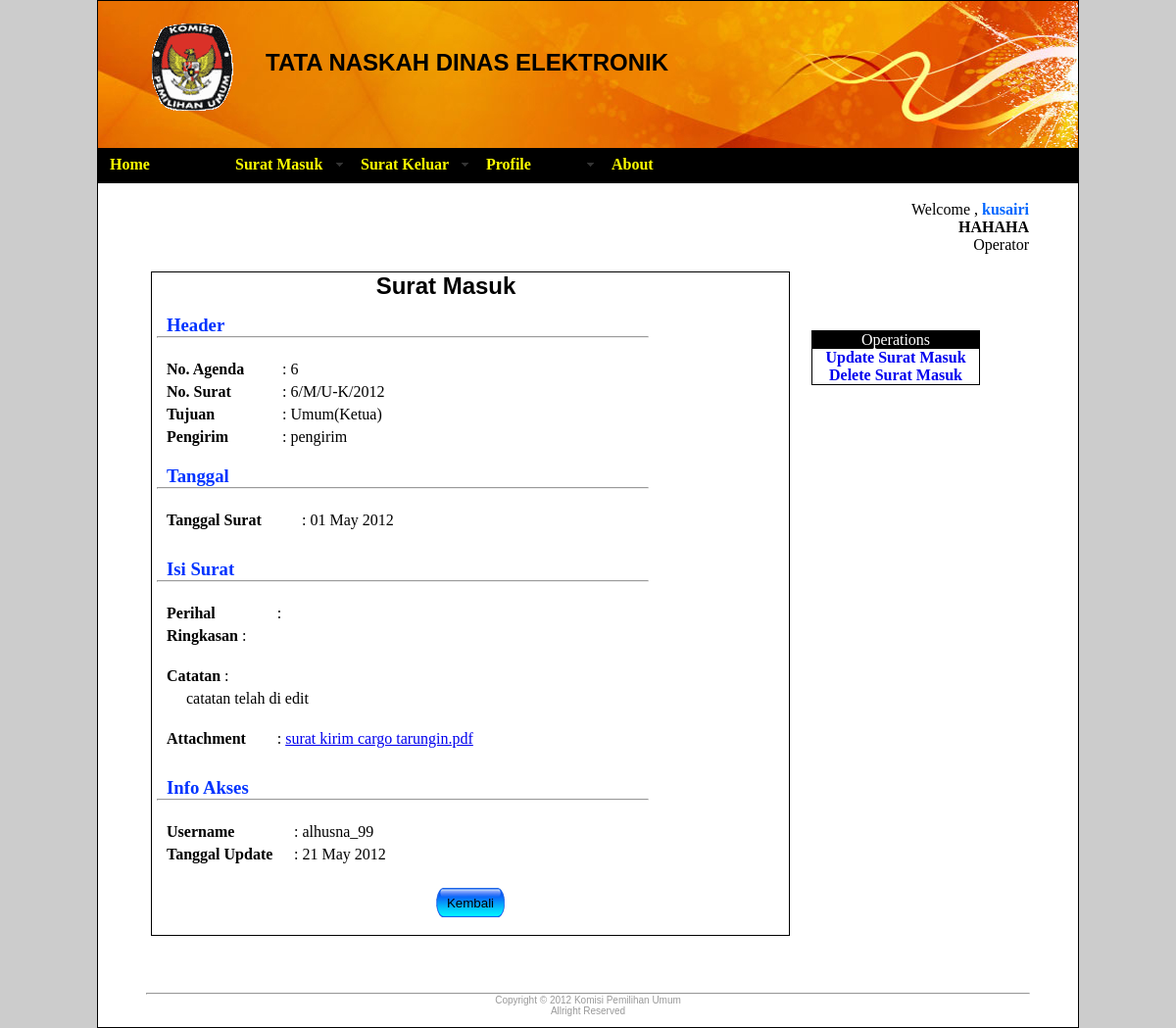
The app's page /index.php?link=surat_masuk/detailsuratmasuk&id=6 (signed in) with its own data.
### tables this page shows
CREATE TABLE IF NOT EXISTS `surat_masuk` (
  `no_agenda_sm` int(11) NOT NULL auto_increment,
  `no_surat_masuk` varchar(45) default NULL,
  `tgl_surat` date default NULL,
  `perihal` varchar(45) default NULL,
  `tujuan` varchar(45) default NULL,
  `pengirim` varchar(45) default NULL,
  `status` varchar(45) default NULL,
  `sifat` varchar(45) default NULL,
  `ringkasan` varchar(300) default NULL,
  `lampiran` varchar(45) default NULL,
  `attachment` varchar(100) default NULL,
  `catatan` varchar(200) default NULL,
  `id_user` varchar(45) default NULL,
  `tgl_update` varchar(45) default NULL,
  `otoritas` varchar(45) default NULL,
  `tgl_persetujuan` datetime default NULL,
  `ip_address` varchar(45) NOT NULL,
  `flag` varchar(1) NOT NULL,
  PRIMARY KEY  (`no_agenda_sm`)
);

### surat_masuk/detailsuratmasuk.php (the view, shortened to what this page needs)
<div class="marginLeft">
<?php
	$id = $_GET['id'];
?>
<div id="Panelright" style="width:170px; border-style:solid; border-width:thin;text-align:center; float:right; margin-right:100px; margin-top:60px" align="center">
<div style="background-color:#000; color:#FFF;">Operations</div>
<div id="pilihan"><a href=<?php echo "index.php?link=surat_masuk/updatesuratmasuk&id=$id" ?>>Update Surat Masuk</a></div>
<div id="pilihan"><a href="javascript:confirmDelSm('delSm.page')">Delete Surat Masuk</a></div>
</div>
<div id="kotak" style="border:solid; width:650px;margin-left:30px; border-width:1px;">
<?php
	$id = $_GET['id'];
	$sql = mysqli_query($conn," select * from surat_masuk where no_agenda_sm = $id and flag = 1");
	$row = mysqli_fetch_array($sql);
?>
<div id="head" style="float:right; margin-right:50px; ">
        <p><h2> Surat Masuk </h2></p>
<table width="600" border="0" cellspacing="5" cellpadding="0" style="margin-top:10px;margin-bottom:10px;text-indent:10px;">
        <tr>
          <td colspan="2"><h3 style="color:#03F">Header</h3><hr width="500"><br></td>
        </tr>
        <tr>
          <td width="113"><strong>No. Agenda</strong></td>
          <td width="472">: <?php echo $row['no_agenda_sm']; ?>
          </td>
        </tr>
        <tr>
          <td><strong>No. Surat</strong></td>
          <td>: <?php echo $row['no_surat_masuk']; ?>
          </td>
        </tr>
        <tr>
          <td><strong>Tujuan</strong></td>
          <td>: <?php echo $row['tujuan']; ?></td>
        </tr>
        <tr>
          <td><strong>Pengirim</strong></td>
          <td>: <?php echo $row['pengirim']; ?></td>
        </tr>
    </table>
    </div>
    <div id="tanggal" style="clear:both;margin-right:60px;">
      <table width="600" border="0" cellspacing="5" cellpadding="" style="margin-top:20px;margin-bottom:20px;text-indent:10px">
        <tr>
          <td colspan="2"><h3 style="color:#03F">Tanggal</h3><hr width="500"><br></td>
        </tr>
        <tr>
          <td width="133"><strong>Tanggal Surat</strong></td>
          <td width="452">: <?php echo date('d M Y',strtotime($row['tgl_surat'])); ?></td>
        </tr>
    </table>
    </div>
    <div id="isi_surat" style="margin-right:60px;">
<table width="600" border="0" cellspacing="5" cellpadding="0" style="margin-top:10px;margin-bottom:10px;text-indent:10px">
        <tr>
          <td colspan="2"><h3 style="color:#03F">Isi Surat</h3><hr width="500"><br></td>
        </tr>
        <tr>
          <td width="93"><strong>Perihal</strong></td>
          <td width="412">: <?php echo $row['perihal']; ?> <br></td>
        </tr>
        <tr>
          <td colspan="2"><strong>Ringkasan</strong> : <br>
            <br>
          </td>
        </tr>
        <tr>
          <td colspan="2"><strong>Catatan</strong> :</td>
        </tr>
        <tr>
        	<td colspan="2">
            <div style="margin-left:20px; text-align:justify">
			<?php echo $row['catatan']; ?>
            </div><br>
            </td>
        </tr>
        <tr>
          <td><strong>Attachment</strong></td>
          <td>: <a href="../File/Surat_Masuk/<?php echo $row['attachment']; ?>" title="download">
		  <?php echo $row['attachment']; ?></a></td></td>
        </tr>
    </table>
    </div>
    <div id="detail" style="margin-right:60px;">
    <table width="600" border="0" cellspacing="5" cellpadding="" style="margin-top:20px;margin-bottom:20px;text-indent:10px">
        <tr>
          <td colspan="2"><h3 style="color:#03F">Info Akses</h3><hr width="500"><br></td>
        </tr>
        <tr>
          <td width="125"><strong>Username</strong></td>
          <td width="460">: <?php echo $row['id_user']; ?></td>
        </tr>
        <tr>
          <td><strong>Tanggal Update</strong></td>
          <td>:
		  <?php echo date('d M Y',strtotime($row['tgl_update'])); ?>
          </td>
        </tr>
    </table>
    </div>
   <form action=<?php echo "../index.php?link=surat_masuk/viewsuratmasuk"?> method="post">
    <input type="submit" value="Kembali" id="button"/>
    </form>
    <br />
    </div>
</div>

### index.php (shortened to what this page needs)
<!DOCTYPE html PUBLIC "-//W3C//DTD XHTML 1.0 Transitional//EN" "http://www.w3.org/TR/xhtml1/DTD/xhtml1-transitional.dtd">
<html xmlns="http://www.w3.org/1999/xhtml">
<head>
<link href="style/font.css" rel="stylesheet"  />
<link href="style/operator.css" rel="stylesheet" />
<link rel="stylesheet" type="text/css" href="jquery/plugin/jquery-ui/css/ui-lightness/jquery-ui-1.8.11.custom.css" />
<link href="spryassets/sprymenubarhorizontal.css" rel="stylesheet" type="text/css" />
</head>
<body>
<div id="wrapper">
<div id="header">
<img src="image/Logo_kpu_kecil.gif" style="margin-left:50px; margin-right:30px;margin-top:20px;float:left"/>
<h2 style="position:relative; top: 49px;">TATA NASKAH DINAS ELEKTRONIK</h2>
</div>
<div id="nav" >
  <?php
  	if($_SESSION['user'] != "" && $_SESSION['akses'] == "Operator")
	{
		include "operator.php";
	}
	?>
</div>
<div style="margin-right:80px;margin-left:50px;width:889px;">
  <?php
  echo "<br>";
  ?>
</div>
<div align="right" style="margin-right:50px;">
<?php
if($_SESSION['user'] != "")
{
	echo "Welcome , <b class='bold'>".$_SESSION['user']."</b><br>";
	echo "<b>".strtoupper($_SESSION['nama'])."</b><br>";
	echo $_SESSION['akses'];
}
?>
</div>
<div id="content" align="center">
<div id="left">
	<?php
    echo "<br>";
    if($_SESSION['user'] == "")
    {
		if($_GET['link'] == "home")
		{
        	include "home.php";
		}
		else if($_GET['link'] == "About")
		{
			include "About.php";
		}
		else if($_GET['link'] == "login")
		{
			include "login.php";
		}
		else if($_GET['link'] == "forgot-password")
		{
			include "forgot-password.php";
		}
		else
		{
			include "home.php";
		}
    }
	else
    {
        $page = $_GET['link'];
        $pageL = $page.".php";
        include "$pageL";
    }
    echo "<br>";
    ?>
</div>
<br />
<div id="footer" align="center">
<?php
	echo "<br><br>";
?>
<hr id="garisFooter" align="center"/>
Copyright &copy; 2012 Komisi Pemilihan Umum <br />
Allright Reserved
<?php
	echo "<br><br>";
?>
</div>
</div>
</div>
</body>
</html>

### operator.php (shortened to what this page needs)
<ul id="MenuBar1" class="MenuBarHorizontal">
    <li><a href="index.php?link=home">Home</a>      </li>
    <li><a href="#" class="MenuBarItemSubmenu">Surat Masuk</a>
    </li>
    <li><a class="MenuBarItemSubmenu" href="#">Surat Keluar</a>
    </li>
    <li><a href="#" class="MenuBarItemSubmenu">Profile</a>
	</li>
    <li><a href="index.php?link=about">About</a></li>
  </ul>

### style/operator.css (style rules this page uses)
* { margin:0; padding:0 }
body { background-color:#CCC; }
#garisFooter { color:#333; width:900px; clear:both; }
#wrapper { margin-left:auto; margin-right:auto; width:1000px; background-color:#FFF; border:solid; border-width:thin; }
#header { width:1000px; height:150px; background-image:url(../image/orange.jpg); }
#nav { width:1000px; background-color:#000; height:36px; vertical-align:super; }
#content { width:1000px; }
#button { background-image:url(../image/button.jpg); width:70px; height:30px; border:hidden; cursor:pointer; }
#pilihan a { text-decoration:none; }
#pilihan { font-weight:bold; }

### spryassets/sprymenubarhorizontal.css (style rules this page uses)
ul.MenuBarHorizontal { margin: 0; padding: 0; list-style-type: none; font-size: 100%; cursor: default; width: auto; }
ul.MenuBarHorizontal li { margin: 0; padding: 0; list-style-type: none; font-size: 100%; position: relative; text-align: left; cursor: pointer; width: 8em; float: left; }
ul.MenuBarHorizontal a { display: block; cursor: pointer; background-color: #EEE; padding: 0.5em 0.75em; color:#FF0; text-decoration: none; background-color:#000; font-weight:bold; }
ul.MenuBarHorizontal a.MenuBarItemSubmenu { background-image: url(SpryMenuBarDown.gif); background-repeat: no-repeat; background-position: 95% 50%; }

### index.php (style rules this page uses)
.marginLeft { margin-left:-270px; }

### records on screen
surat_masuk: no_agenda_sm "6", no_surat_masuk "6/M/U-K/2012", tujuan "Umum(Ketua)", pengirim "pengirim", tgl_surat "01 May 2012", catatan "catatan telah di edit", attachment "surat kirim cargo tarungin.pdf", id_user "alhusna_99", tgl_update "21 May 2012"

### other values on screen
$_SESSION['user'] "kusairi"
$_SESSION['nama'] "HAHAHA"
$_SESSION['akses'] "Operator"
